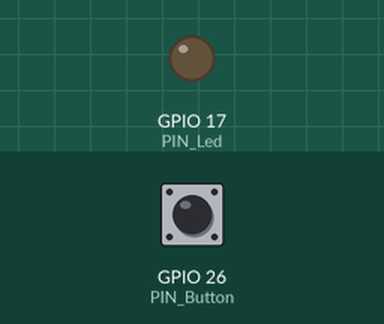
A program run on a simulated Raspberry Pi (BCM pin numbers). Shown: output pins drawn as LEDs (lit = HIGH). Inputs (shaded band) come from the test bench; at power-on: GPIO 26 (PIN_Button) LOW.

Above: at 1.2 s.
1.3 s: GPIO 26 (PIN_Button) pulled HIGH for 0.15 s
At 1.37 s:
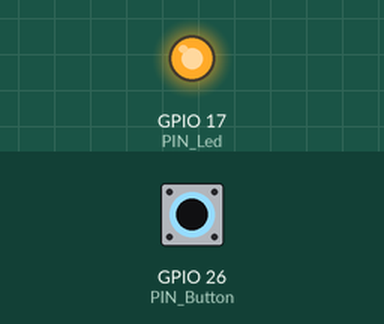
2.9 s: GPIO 26 (PIN_Button) pulled HIGH for 3.2 s
At 6.5 s:
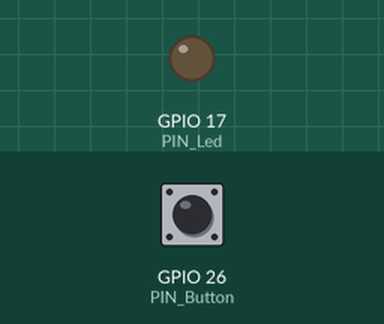
Timing chart, 0 to 8.0 s (numbered marks = the images above; inputs shaded):
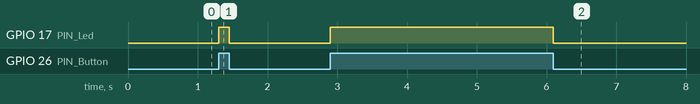

Measured:
- after the input at 1.3 s, GPIO 17 (PIN_Led): LOW → HIGH at once, → LOW 0.15 s later
- after the input at 2.9 s, GPIO 17 (PIN_Led): LOW → HIGH at once, → LOW 3.2 s later

The program:

button_led_control.py
```python
import RPi.GPIO as GPIO
import time

PIN_Button = 26
PIN_Led = 17

GPIO.setmode(GPIO.BCM)
GPIO.setup(PIN_Led, GPIO.OUT)
GPIO.setup(PIN_Button, GPIO.IN)

while True:
    if GPIO.input(PIN_Button) == GPIO.HIGH:
        GPIO.output(PIN_Led, GPIO.HIGH)

    else:
        GPIO.output(PIN_Led, GPIO.LOW)
print(GPIO.input(PIN_Button))

GPIO.cleanup()
```
